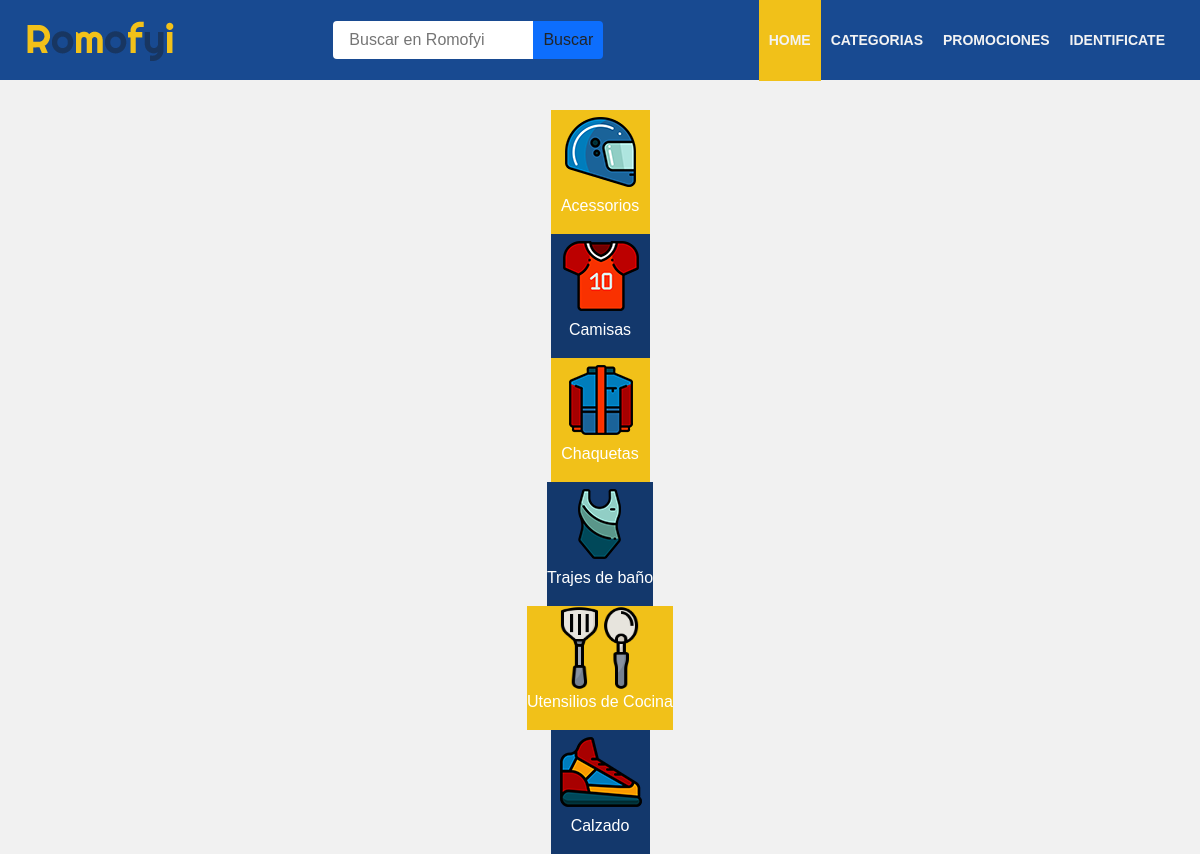
Page /categorias/ on the committed database.
### Aplicaciones/tiendaEnLinea/models.py (models this page shows, shortened)
class Categoria (models.Model):
    nombre= models.CharField(max_length=250)
    slug=AutoSlugField(populate_from ='nombre')
    activo= models.BooleanField(default=True)
    imagen= models.ImageField(upload_to = 'img/Categorías' , null= True, blank=True)
    banner = models.ImageField(upload_to = 'img/Categorías/banner', default='static/img/banner.jpg' , null= True, blank=True)
    created_at = models.DateTimeField(auto_now_add=True)
    class Meta:
        verbose_name_plural='Categoria'

### Aplicaciones/tiendaEnLinea/views.py (the view)
# urls.py: path('categorias/',categoriasDisponibles, name= 'categorias'),
def categoriasDisponibles(request):
    template_name = 'categorias.html'
    categoria = Categoria.objects.filter(activo=True)
    contex = {
        'categoria': categoria
    }
    return render(request,template_name,contex)

### Aplicaciones/carrito/context_processor.py (called while the page is built)
def importe_total_carro(request):
    carro = Carro(request)
    total = 0
    CantTotal = 0
    if request.user.is_authenticated:
        for key, value in request.session["carro"].items():
            total = total + int(value["precio"])
            CantTotal = CantTotal + int(value["cantidad"])
    return{"importe_total_carro":total,"importe_CantTotal_carro":CantTotal}

### Aplicaciones/tiendaEnLinea/templates/categorias.html (shortened to what this page needs)
{% extends 'base/base.html' %}
{% load static %}
{% block content %}
    <section class="tablaInfor--ListaP">
            <div class="tablaInfor_container--ListaP flexColumnCenter ">
                {% for i in categoria %}
                <a class="section1__div dorado" href="{% url 'tiendaEnLinea:categorias' i.slug %}">
                    <picture><img src="{{i.imagen.url}}" alt="" class="logo_categoria">
                    </picture>
                    <p class="section1__div__p">{{ i.nombre }}</p>
                </a>
            {% endfor %}
            </div>
    </section>
{% endblock %}

### static/styleheets/base.css (style rules this page uses)
* { margin: 0; padding: 0; box-sizing: border-box; font-family: sans-serif; border: 0px; }
html { height: 100%; }
.body { padding: 0px 0px 0; background-color: #F1F1F1; font-family: sans-serif; font-weight: 100; scroll-behavior: smooth; min-height: 100%; justify-items: center; display:flex; flex-direction: column; align-items: center; }
a:link, a:visited, a:active { text-decoration:none; }
:root { --azul: #13386C; --dorado: #F1C119; --gris: #f2f2f2; }

### static/styleheets/estilosGenerales.css (style rules this page uses)
.flexColumnCenter { display: flex; flex-direction: column; align-items: center }

### static/styleheets/inicio/categoriasNav.css (style rules this page uses)
.section1__div { height: 100%; flex: 1 1; cursor:pointer; display: flex; flex-direction: column; justify-content: center; align-items: center; }
.dorado:nth-child(even) { background-color: var(--azul); transition: background-color .5s; }
.dorado { background-color: var(--dorado); }
.section1__div__p { color: white; text-align: center; text-decoration: none; }

### static/styleheets/OtrasPaginas/categorias.css (style rules this page uses)
.logo_categoria { width: 99px; height: 84px; }

### static/styleheets/OtrasPaginas/detalle.css (style rules this page uses)
p { margin: 0; padding: 0; }

### static/styleheets/GestionCarrito/carrito.css (style rules this page uses)
p,h1,h2,h3,h4,h5 { color: rgb(71, 71, 71); }

### static/styleheets/GestionCarrito/ListaPedidos.css (style rules this page uses)
.tablaInfor--ListaP { position: relative; display: flex; justify-content: center; margin-top: 30px; }
.tablaInfor_container--ListaP { width: 90%; position: absolute; z-index: 2; top: 80px; margin-bottom: 24px; min-width: 800px; }

### static/styleheets/GestionPerfiles/login.css (style rules this page uses)
* { margin: 0; padding: 0; }

### rows in the picture
Categoria: imagen (picture), nombre "Acessorios"
Categoria: imagen (picture), nombre "Camisas"
Categoria: imagen (picture), nombre "Chaquetas"
Categoria: imagen (picture), nombre "Trajes de baño"
Categoria: imagen (picture), nombre "Utensilios de Cocina"
Categoria: imagen (picture), nombre "Calzado"
